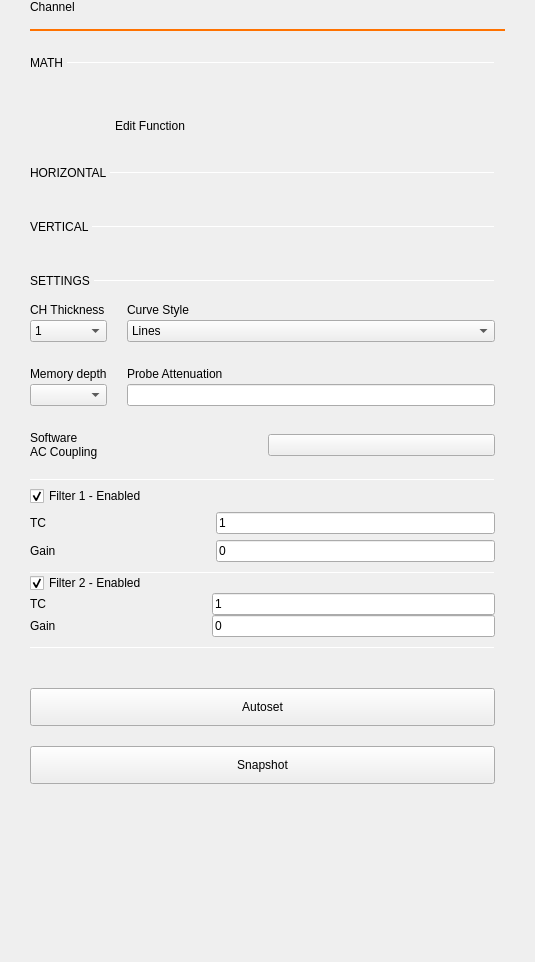
<?xml version="1.0" encoding="UTF-8"?>
<ui version="4.0">
 <class>ChannelSettings</class>
 <widget class="QWidget" name="ChannelSettings">
  <property name="geometry">
   <rect>
    <x>0</x>
    <y>0</y>
    <width>535</width>
    <height>962</height>
   </rect>
  </property>
  <property name="windowTitle">
   <string>Form</string>
  </property>
  <layout class="QVBoxLayout" name="vLayout">
   <property name="spacing">
    <number>0</number>
   </property>
   <property name="leftMargin">
    <number>30</number>
   </property>
   <property name="topMargin">
    <number>0</number>
   </property>
   <property name="rightMargin">
    <number>30</number>
   </property>
   <item>
    <widget class="QLabel" name="label_channelName">
     <property name="sizePolicy">
      <sizepolicy hsizetype="Fixed" vsizetype="Fixed">
       <horstretch>0</horstretch>
       <verstretch>0</verstretch>
      </sizepolicy>
     </property>
     <property name="text">
      <string>Channel</string>
     </property>
     <property name="menu_title_label" stdset="0">
      <bool>true</bool>
     </property>
    </widget>
   </item>
   <item>
    <spacer name="verticalSpacer">
     <property name="orientation">
      <enum>Qt::Vertical</enum>
     </property>
     <property name="sizeType">
      <enum>QSizePolicy::Fixed</enum>
     </property>
     <property name="sizeHint" stdset="0">
      <size>
       <width>0</width>
       <height>15</height>
      </size>
     </property>
    </spacer>
   </item>
   <item>
    <widget class="Line" name="line_channelColor">
     <property name="minimumSize">
      <size>
       <width>0</width>
       <height>2</height>
      </size>
     </property>
     <property name="maximumSize">
      <size>
       <width>16777215</width>
       <height>2</height>
      </size>
     </property>
     <property name="styleSheet">
      <string notr="true">border: 2px solid #ff7200;</string>
     </property>
     <property name="orientation">
      <enum>Qt::Horizontal</enum>
     </property>
    </widget>
   </item>
   <item>
    <widget class="QScrollArea" name="scrollArea">
     <property name="sizePolicy">
      <sizepolicy hsizetype="Expanding" vsizetype="Preferred">
       <horstretch>0</horstretch>
       <verstretch>0</verstretch>
      </sizepolicy>
     </property>
     <property name="frameShape">
      <enum>QFrame::NoFrame</enum>
     </property>
     <property name="horizontalScrollBarPolicy">
      <enum>Qt::ScrollBarAlwaysOff</enum>
     </property>
     <property name="widgetResizable">
      <bool>true</bool>
     </property>
     <widget class="QWidget" name="scrollAreaWidgetContents">
      <property name="geometry">
       <rect>
        <x>0</x>
        <y>0</y>
        <width>475</width>
        <height>919</height>
       </rect>
      </property>
      <property name="sizePolicy">
       <sizepolicy hsizetype="Expanding" vsizetype="Expanding">
        <horstretch>0</horstretch>
        <verstretch>0</verstretch>
       </sizepolicy>
      </property>
      <layout class="QVBoxLayout" name="verticalLayout">
       <property name="spacing">
        <number>0</number>
       </property>
       <property name="leftMargin">
        <number>0</number>
       </property>
       <property name="topMargin">
        <number>0</number>
       </property>
       <property name="rightMargin">
        <number>10</number>
       </property>
       <property name="bottomMargin">
        <number>0</number>
       </property>
       <item>
        <layout class="QVBoxLayout" name="math_settings_layout">
         <property name="spacing">
          <number>0</number>
         </property>
         <property name="bottomMargin">
          <number>0</number>
         </property>
         <item>
          <widget class="QWidget" name="math_settings_widget" native="true">
           <layout class="QVBoxLayout" name="verticalLayout_2" stretch="0,0,0">
            <property name="spacing">
             <number>6</number>
            </property>
            <property name="leftMargin">
             <number>0</number>
            </property>
            <property name="topMargin">
             <number>0</number>
            </property>
            <property name="rightMargin">
             <number>0</number>
            </property>
            <property name="bottomMargin">
             <number>0</number>
            </property>
            <item>
             <layout class="QGridLayout" name="gridLayout_2">
              <property name="leftMargin">
               <number>0</number>
              </property>
              <property name="topMargin">
               <number>0</number>
              </property>
              <property name="rightMargin">
               <number>0</number>
              </property>
              <property name="bottomMargin">
               <number>0</number>
              </property>
              <property name="horizontalSpacing">
               <number>0</number>
              </property>
              <item row="2" column="0" colspan="2">
               <spacer name="verticalSpacer_9">
                <property name="orientation">
                 <enum>Qt::Vertical</enum>
                </property>
                <property name="sizeType">
                 <enum>QSizePolicy::Fixed</enum>
                </property>
                <property name="sizeHint" stdset="0">
                 <size>
                  <width>0</width>
                  <height>15</height>
                 </size>
                </property>
               </spacer>
              </item>
              <item row="1" column="1">
               <widget class="Line" name="line_4">
                <property name="maximumSize">
                 <size>
                  <width>16777215</width>
                  <height>1</height>
                 </size>
                </property>
                <property name="orientation">
                 <enum>Qt::Horizontal</enum>
                </property>
                <property name="subsection_line" stdset="0">
                 <bool>true</bool>
                </property>
               </widget>
              </item>
              <item row="1" column="0">
               <widget class="QLabel" name="label">
                <property name="sizePolicy">
                 <sizepolicy hsizetype="Fixed" vsizetype="Fixed">
                  <horstretch>0</horstretch>
                  <verstretch>0</verstretch>
                 </sizepolicy>
                </property>
                <property name="text">
                 <string>MATH </string>
                </property>
                <property name="subsection_label" stdset="0">
                 <bool>true</bool>
                </property>
               </widget>
              </item>
              <item row="0" column="0" colspan="2">
               <spacer name="verticalSpacer_3">
                <property name="orientation">
                 <enum>Qt::Vertical</enum>
                </property>
                <property name="sizeType">
                 <enum>QSizePolicy::Fixed</enum>
                </property>
                <property name="sizeHint" stdset="0">
                 <size>
                  <width>0</width>
                  <height>25</height>
                 </size>
                </property>
               </spacer>
              </item>
             </layout>
            </item>
            <item>
             <layout class="QHBoxLayout" name="horizontalLayout_2">
              <property name="spacing">
               <number>0</number>
              </property>
              <property name="leftMargin">
               <number>0</number>
              </property>
              <property name="topMargin">
               <number>0</number>
              </property>
              <property name="rightMargin">
               <number>0</number>
              </property>
              <item>
               <spacer name="horizontalSpacer">
                <property name="orientation">
                 <enum>Qt::Horizontal</enum>
                </property>
                <property name="sizeHint" stdset="0">
                 <size>
                  <width>40</width>
                  <height>0</height>
                 </size>
                </property>
               </spacer>
              </item>
              <item>
               <widget class="QLabel" name="function_2">
                <property name="styleSheet">
                 <string notr="true"/>
                </property>
                <property name="text">
                 <string/>
                </property>
               </widget>
              </item>
              <item>
               <spacer name="horizontalSpacer_2">
                <property name="orientation">
                 <enum>Qt::Horizontal</enum>
                </property>
                <property name="sizeHint" stdset="0">
                 <size>
                  <width>40</width>
                  <height>0</height>
                 </size>
                </property>
               </spacer>
              </item>
             </layout>
            </item>
            <item>
             <widget class="QPushButton" name="btnEditMath">
              <property name="minimumSize">
               <size>
                <width>240</width>
                <height>30</height>
               </size>
              </property>
              <property name="maximumSize">
               <size>
                <width>240</width>
                <height>30</height>
               </size>
              </property>
              <property name="styleSheet">
               <string notr="true">QPushButton{
  min-height: 30px;
  max-height: 30px;
  min-width: 240px;
  max-width: 240px;

  border: 0px;
}</string>
              </property>
              <property name="text">
               <string>Edit Function</string>
              </property>
              <property name="checkable">
               <bool>true</bool>
              </property>
              <property name="blue_button" stdset="0">
               <bool>true</bool>
              </property>
             </widget>
            </item>
           </layout>
          </widget>
         </item>
        </layout>
       </item>
       <item>
        <layout class="QVBoxLayout" name="horizontal">
         <property name="spacing">
          <number>10</number>
         </property>
         <property name="topMargin">
          <number>0</number>
         </property>
         <item>
          <layout class="QGridLayout" name="gridLayout_3">
           <property name="leftMargin">
            <number>0</number>
           </property>
           <property name="topMargin">
            <number>0</number>
           </property>
           <property name="rightMargin">
            <number>0</number>
           </property>
           <property name="bottomMargin">
            <number>0</number>
           </property>
           <property name="horizontalSpacing">
            <number>0</number>
           </property>
           <item row="0" column="0" colspan="2">
            <spacer name="verticalSpacer_10">
             <property name="orientation">
              <enum>Qt::Vertical</enum>
             </property>
             <property name="sizeType">
              <enum>QSizePolicy::Fixed</enum>
             </property>
             <property name="sizeHint" stdset="0">
              <size>
               <width>0</width>
               <height>25</height>
              </size>
             </property>
            </spacer>
           </item>
           <item row="1" column="0">
            <widget class="QLabel" name="label_10">
             <property name="sizePolicy">
              <sizepolicy hsizetype="Fixed" vsizetype="Fixed">
               <horstretch>0</horstretch>
               <verstretch>0</verstretch>
              </sizepolicy>
             </property>
             <property name="text">
              <string>HORIZONTAL </string>
             </property>
             <property name="subsection_label" stdset="0">
              <bool>true</bool>
             </property>
            </widget>
           </item>
           <item row="1" column="1">
            <widget class="Line" name="line_2">
             <property name="minimumSize">
              <size>
               <width>0</width>
               <height>1</height>
              </size>
             </property>
             <property name="maximumSize">
              <size>
               <width>16777215</width>
               <height>1</height>
              </size>
             </property>
             <property name="orientation">
              <enum>Qt::Horizontal</enum>
             </property>
             <property name="subsection_line" stdset="0">
              <bool>true</bool>
             </property>
            </widget>
           </item>
           <item row="2" column="0" colspan="2">
            <spacer name="verticalSpacer_11">
             <property name="orientation">
              <enum>Qt::Vertical</enum>
             </property>
             <property name="sizeType">
              <enum>QSizePolicy::Fixed</enum>
             </property>
             <property name="sizeHint" stdset="0">
              <size>
               <width>0</width>
               <height>15</height>
              </size>
             </property>
            </spacer>
           </item>
          </layout>
         </item>
        </layout>
       </item>
       <item>
        <layout class="QVBoxLayout" name="vertical">
         <property name="spacing">
          <number>10</number>
         </property>
         <property name="topMargin">
          <number>0</number>
         </property>
         <item>
          <layout class="QGridLayout" name="gridLayout_4">
           <property name="leftMargin">
            <number>0</number>
           </property>
           <property name="topMargin">
            <number>0</number>
           </property>
           <property name="rightMargin">
            <number>0</number>
           </property>
           <property name="bottomMargin">
            <number>0</number>
           </property>
           <property name="horizontalSpacing">
            <number>0</number>
           </property>
           <item row="2" column="1">
            <widget class="Line" name="line">
             <property name="minimumSize">
              <size>
               <width>0</width>
               <height>1</height>
              </size>
             </property>
             <property name="maximumSize">
              <size>
               <width>16777215</width>
               <height>1</height>
              </size>
             </property>
             <property name="orientation">
              <enum>Qt::Horizontal</enum>
             </property>
             <property name="subsection_line" stdset="0">
              <bool>true</bool>
             </property>
            </widget>
           </item>
           <item row="2" column="0">
            <widget class="QLabel" name="label_9">
             <property name="sizePolicy">
              <sizepolicy hsizetype="Fixed" vsizetype="Fixed">
               <horstretch>0</horstretch>
               <verstretch>0</verstretch>
              </sizepolicy>
             </property>
             <property name="text">
              <string>VERTICAL </string>
             </property>
             <property name="subsection_label" stdset="0">
              <bool>true</bool>
             </property>
            </widget>
           </item>
           <item row="0" column="0" colspan="2">
            <spacer name="verticalSpacer_5">
             <property name="orientation">
              <enum>Qt::Vertical</enum>
             </property>
             <property name="sizeType">
              <enum>QSizePolicy::Fixed</enum>
             </property>
             <property name="sizeHint" stdset="0">
              <size>
               <width>0</width>
               <height>25</height>
              </size>
             </property>
            </spacer>
           </item>
           <item row="3" column="0" colspan="2">
            <spacer name="verticalSpacer_12">
             <property name="orientation">
              <enum>Qt::Vertical</enum>
             </property>
             <property name="sizeType">
              <enum>QSizePolicy::Fixed</enum>
             </property>
             <property name="sizeHint" stdset="0">
              <size>
               <width>0</width>
               <height>15</height>
              </size>
             </property>
            </spacer>
           </item>
          </layout>
         </item>
        </layout>
       </item>
       <item>
        <layout class="QVBoxLayout" name="settings">
         <property name="spacing">
          <number>10</number>
         </property>
         <item>
          <layout class="QGridLayout" name="gridLayout_5">
           <property name="leftMargin">
            <number>0</number>
           </property>
           <property name="topMargin">
            <number>0</number>
           </property>
           <property name="rightMargin">
            <number>0</number>
           </property>
           <property name="bottomMargin">
            <number>0</number>
           </property>
           <property name="horizontalSpacing">
            <number>0</number>
           </property>
           <item row="0" column="0" colspan="2">
            <spacer name="verticalSpacer_4">
             <property name="orientation">
              <enum>Qt::Vertical</enum>
             </property>
             <property name="sizeType">
              <enum>QSizePolicy::Fixed</enum>
             </property>
             <property name="sizeHint" stdset="0">
              <size>
               <width>0</width>
               <height>25</height>
              </size>
             </property>
            </spacer>
           </item>
           <item row="1" column="0">
            <widget class="QLabel" name="label_8">
             <property name="sizePolicy">
              <sizepolicy hsizetype="Fixed" vsizetype="Fixed">
               <horstretch>0</horstretch>
               <verstretch>0</verstretch>
              </sizepolicy>
             </property>
             <property name="text">
              <string>SETTINGS </string>
             </property>
             <property name="subsection_label" stdset="0">
              <bool>true</bool>
             </property>
            </widget>
           </item>
           <item row="1" column="1">
            <widget class="Line" name="line_3">
             <property name="minimumSize">
              <size>
               <width>0</width>
               <height>1</height>
              </size>
             </property>
             <property name="maximumSize">
              <size>
               <width>16777215</width>
               <height>1</height>
              </size>
             </property>
             <property name="orientation">
              <enum>Qt::Horizontal</enum>
             </property>
             <property name="subsection_line" stdset="0">
              <bool>true</bool>
             </property>
            </widget>
           </item>
           <item row="2" column="0" colspan="2">
            <spacer name="verticalSpacer_13">
             <property name="orientation">
              <enum>Qt::Vertical</enum>
             </property>
             <property name="sizeType">
              <enum>QSizePolicy::Fixed</enum>
             </property>
             <property name="sizeHint" stdset="0">
              <size>
               <width>0</width>
               <height>15</height>
              </size>
             </property>
            </spacer>
           </item>
          </layout>
         </item>
        </layout>
       </item>
       <item>
        <layout class="QGridLayout" name="gridLayout">
         <property name="topMargin">
          <number>0</number>
         </property>
         <property name="bottomMargin">
          <number>15</number>
         </property>
         <property name="horizontalSpacing">
          <number>20</number>
         </property>
         <property name="verticalSpacing">
          <number>15</number>
         </property>
         <item row="0" column="0">
          <layout class="QVBoxLayout" name="thicknessLayout">
           <property name="spacing">
            <number>3</number>
           </property>
           <property name="topMargin">
            <number>0</number>
           </property>
           <property name="bottomMargin">
            <number>10</number>
           </property>
           <item>
            <widget class="QLabel" name="lblLineWidth">
             <property name="text">
              <string>CH Thickness</string>
             </property>
            </widget>
           </item>
           <item>
            <widget class="QComboBox" name="cmbChnLineWidth">
             <property name="currentIndex">
              <number>1</number>
             </property>
             <item>
              <property name="text">
               <string>0.5</string>
              </property>
             </item>
             <item>
              <property name="text">
               <string>1</string>
              </property>
             </item>
             <item>
              <property name="text">
               <string>1.5</string>
              </property>
             </item>
             <item>
              <property name="text">
               <string>2</string>
              </property>
             </item>
             <item>
              <property name="text">
               <string>2.5</string>
              </property>
             </item>
             <item>
              <property name="text">
               <string>3</string>
              </property>
             </item>
             <item>
              <property name="text">
               <string>3.5</string>
              </property>
             </item>
             <item>
              <property name="text">
               <string>4</string>
              </property>
             </item>
             <item>
              <property name="text">
               <string>4.5</string>
              </property>
             </item>
             <item>
              <property name="text">
               <string>5</string>
              </property>
             </item>
            </widget>
           </item>
          </layout>
         </item>
         <item row="1" column="0">
          <layout class="QVBoxLayout" name="memDepthLayout">
           <property name="spacing">
            <number>3</number>
           </property>
           <property name="topMargin">
            <number>0</number>
           </property>
           <property name="bottomMargin">
            <number>10</number>
           </property>
           <item>
            <widget class="QLabel" name="label_3">
             <property name="text">
              <string>Memory depth</string>
             </property>
            </widget>
           </item>
           <item>
            <widget class="QComboBox" name="cmbMemoryDepth"/>
           </item>
          </layout>
         </item>
         <item row="0" column="1">
          <layout class="QVBoxLayout" name="verticalLayout_3">
           <property name="spacing">
            <number>3</number>
           </property>
           <property name="bottomMargin">
            <number>10</number>
           </property>
           <item>
            <widget class="QLabel" name="label_4">
             <property name="text">
              <string>Curve Style</string>
             </property>
            </widget>
           </item>
           <item>
            <widget class="QComboBox" name="lineStyle">
             <item>
              <property name="text">
               <string>Lines</string>
              </property>
             </item>
             <item>
              <property name="text">
               <string>Dots</string>
              </property>
             </item>
             <item>
              <property name="text">
               <string>Steps</string>
              </property>
             </item>
             <item>
              <property name="text">
               <string>Sticks</string>
              </property>
             </item>
             <item>
              <property name="text">
               <string>Smooth</string>
              </property>
             </item>
            </widget>
           </item>
          </layout>
         </item>
         <item row="1" column="1">
          <widget class="QWidget" name="probeWidget" native="true">
           <layout class="QHBoxLayout" name="horizontalLayout">
            <property name="spacing">
             <number>0</number>
            </property>
            <property name="leftMargin">
             <number>0</number>
            </property>
            <property name="topMargin">
             <number>0</number>
            </property>
            <property name="rightMargin">
             <number>0</number>
            </property>
            <property name="bottomMargin">
             <number>0</number>
            </property>
            <item>
             <layout class="QVBoxLayout" name="probeLayout">
              <property name="spacing">
               <number>3</number>
              </property>
              <property name="topMargin">
               <number>0</number>
              </property>
              <property name="bottomMargin">
               <number>10</number>
              </property>
              <item>
               <widget class="QLabel" name="probe_label">
                <property name="text">
                 <string>Probe Attenuation</string>
                </property>
               </widget>
              </item>
              <item>
               <widget class="QLineEdit" name="probe_attenuation_value"/>
              </item>
             </layout>
            </item>
           </layout>
          </widget>
         </item>
        </layout>
       </item>
       <item>
        <widget class="QWidget" name="wCoupling" native="true">
         <property name="minimumSize">
          <size>
           <width>0</width>
           <height>0</height>
          </size>
         </property>
         <layout class="QHBoxLayout" name="horizontalLayout_3">
          <property name="spacing">
           <number>10</number>
          </property>
          <property name="leftMargin">
           <number>0</number>
          </property>
          <property name="topMargin">
           <number>0</number>
          </property>
          <property name="rightMargin">
           <number>0</number>
          </property>
          <property name="bottomMargin">
           <number>20</number>
          </property>
          <item>
           <widget class="QLabel" name="label_2">
            <property name="text">
             <string>Software 
AC Coupling</string>
            </property>
            <property name="alignment">
             <set>Qt::AlignLeading|Qt::AlignLeft|Qt::AlignVCenter</set>
            </property>
           </widget>
          </item>
          <item>
           <widget class="adiscope::CustomSwitch" name="btnCoupled">
            <property name="text">
             <string/>
            </property>
            <property name="checkable">
             <bool>true</bool>
            </property>
           </widget>
          </item>
         </layout>
        </widget>
       </item>
       <item>
        <widget class="QWidget" name="filter1" native="true">
         <property name="styleSheet">
          <string notr="true"/>
         </property>
         <layout class="QVBoxLayout" name="verticalLayout_5">
          <property name="leftMargin">
           <number>0</number>
          </property>
          <property name="topMargin">
           <number>0</number>
          </property>
          <property name="rightMargin">
           <number>0</number>
          </property>
          <property name="bottomMargin">
           <number>0</number>
          </property>
          <item>
           <widget class="Line" name="line_5">
            <property name="minimumSize">
             <size>
              <width>0</width>
              <height>1</height>
             </size>
            </property>
            <property name="maximumSize">
             <size>
              <width>16777215</width>
              <height>1</height>
             </size>
            </property>
            <property name="orientation">
             <enum>Qt::Horizontal</enum>
            </property>
            <property name="subsection_line" stdset="0">
             <bool>true</bool>
            </property>
           </widget>
          </item>
          <item>
           <widget class="QCheckBox" name="filter_en">
            <property name="text">
             <string>Filter 1 - Enabled</string>
            </property>
            <property name="checked">
             <bool>true</bool>
            </property>
           </widget>
          </item>
          <item>
           <layout class="QHBoxLayout" name="horizontalLayout_5">
            <property name="topMargin">
             <number>0</number>
            </property>
            <item>
             <widget class="QLabel" name="label_6">
              <property name="sizePolicy">
               <sizepolicy hsizetype="Preferred" vsizetype="Preferred">
                <horstretch>1</horstretch>
                <verstretch>0</verstretch>
               </sizepolicy>
              </property>
              <property name="text">
               <string>TC</string>
              </property>
             </widget>
            </item>
            <item>
             <spacer name="horizontalSpacer_4">
              <property name="orientation">
               <enum>Qt::Horizontal</enum>
              </property>
              <property name="sizeHint" stdset="0">
               <size>
                <width>40</width>
                <height>20</height>
               </size>
              </property>
             </spacer>
            </item>
            <item>
             <widget class="QLineEdit" name="filter_TC">
              <property name="sizePolicy">
               <sizepolicy hsizetype="Expanding" vsizetype="Fixed">
                <horstretch>2</horstretch>
                <verstretch>0</verstretch>
               </sizepolicy>
              </property>
              <property name="text">
               <string>1</string>
              </property>
             </widget>
            </item>
           </layout>
          </item>
          <item>
           <layout class="QHBoxLayout" name="horizontalLayout_6">
            <property name="topMargin">
             <number>0</number>
            </property>
            <item>
             <widget class="QLabel" name="label_7">
              <property name="sizePolicy">
               <sizepolicy hsizetype="Preferred" vsizetype="Preferred">
                <horstretch>1</horstretch>
                <verstretch>0</verstretch>
               </sizepolicy>
              </property>
              <property name="text">
               <string>Gain</string>
              </property>
             </widget>
            </item>
            <item>
             <spacer name="horizontalSpacer_3">
              <property name="orientation">
               <enum>Qt::Horizontal</enum>
              </property>
              <property name="sizeHint" stdset="0">
               <size>
                <width>40</width>
                <height>20</height>
               </size>
              </property>
             </spacer>
            </item>
            <item>
             <widget class="QLineEdit" name="filter_gain">
              <property name="sizePolicy">
               <sizepolicy hsizetype="Expanding" vsizetype="Fixed">
                <horstretch>2</horstretch>
                <verstretch>0</verstretch>
               </sizepolicy>
              </property>
              <property name="text">
               <string>0</string>
              </property>
             </widget>
            </item>
           </layout>
          </item>
         </layout>
        </widget>
       </item>
       <item>
        <widget class="QWidget" name="filter2" native="true">
         <property name="styleSheet">
          <string notr="true"/>
         </property>
         <layout class="QVBoxLayout" name="verticalLayout_6">
          <property name="spacing">
           <number>0</number>
          </property>
          <property name="leftMargin">
           <number>0</number>
          </property>
          <property name="topMargin">
           <number>10</number>
          </property>
          <property name="rightMargin">
           <number>0</number>
          </property>
          <property name="bottomMargin">
           <number>0</number>
          </property>
          <item>
           <widget class="Line" name="line_6">
            <property name="minimumSize">
             <size>
              <width>0</width>
              <height>1</height>
             </size>
            </property>
            <property name="maximumSize">
             <size>
              <width>16777215</width>
              <height>1</height>
             </size>
            </property>
            <property name="orientation">
             <enum>Qt::Horizontal</enum>
            </property>
            <property name="subsection_line" stdset="0">
             <bool>true</bool>
            </property>
           </widget>
          </item>
          <item>
           <widget class="QCheckBox" name="filter2_en">
            <property name="styleSheet">
             <string notr="true"/>
            </property>
            <property name="text">
             <string>Filter 2 - Enabled</string>
            </property>
            <property name="checked">
             <bool>true</bool>
            </property>
           </widget>
          </item>
          <item>
           <layout class="QHBoxLayout" name="horizontalLayout_7">
            <property name="topMargin">
             <number>0</number>
            </property>
            <item>
             <widget class="QLabel" name="label_11">
              <property name="sizePolicy">
               <sizepolicy hsizetype="Preferred" vsizetype="Preferred">
                <horstretch>1</horstretch>
                <verstretch>0</verstretch>
               </sizepolicy>
              </property>
              <property name="text">
               <string>TC</string>
              </property>
             </widget>
            </item>
            <item>
             <spacer name="horizontalSpacer_5">
              <property name="orientation">
               <enum>Qt::Horizontal</enum>
              </property>
              <property name="sizeHint" stdset="0">
               <size>
                <width>40</width>
                <height>20</height>
               </size>
              </property>
             </spacer>
            </item>
            <item>
             <widget class="QLineEdit" name="filter2_TC">
              <property name="sizePolicy">
               <sizepolicy hsizetype="Expanding" vsizetype="Fixed">
                <horstretch>2</horstretch>
                <verstretch>0</verstretch>
               </sizepolicy>
              </property>
              <property name="text">
               <string>1</string>
              </property>
             </widget>
            </item>
           </layout>
          </item>
          <item>
           <layout class="QHBoxLayout" name="horizontalLayout_8">
            <property name="topMargin">
             <number>0</number>
            </property>
            <property name="bottomMargin">
             <number>10</number>
            </property>
            <item>
             <widget class="QLabel" name="label_12">
              <property name="sizePolicy">
               <sizepolicy hsizetype="Preferred" vsizetype="Preferred">
                <horstretch>1</horstretch>
                <verstretch>0</verstretch>
               </sizepolicy>
              </property>
              <property name="text">
               <string>Gain</string>
              </property>
             </widget>
            </item>
            <item>
             <spacer name="horizontalSpacer_6">
              <property name="orientation">
               <enum>Qt::Horizontal</enum>
              </property>
              <property name="sizeHint" stdset="0">
               <size>
                <width>40</width>
                <height>20</height>
               </size>
              </property>
             </spacer>
            </item>
            <item>
             <widget class="QLineEdit" name="filter2_gain">
              <property name="sizePolicy">
               <sizepolicy hsizetype="Expanding" vsizetype="Fixed">
                <horstretch>2</horstretch>
                <verstretch>0</verstretch>
               </sizepolicy>
              </property>
              <property name="text">
               <string>0</string>
              </property>
             </widget>
            </item>
           </layout>
          </item>
          <item>
           <widget class="Line" name="line_7">
            <property name="minimumSize">
             <size>
              <width>0</width>
              <height>1</height>
             </size>
            </property>
            <property name="maximumSize">
             <size>
              <width>16777215</width>
              <height>1</height>
             </size>
            </property>
            <property name="orientation">
             <enum>Qt::Horizontal</enum>
            </property>
            <property name="subsection_line" stdset="0">
             <bool>true</bool>
            </property>
           </widget>
          </item>
         </layout>
        </widget>
       </item>
       <item>
        <spacer name="verticalSpacer_6">
         <property name="orientation">
          <enum>Qt::Vertical</enum>
         </property>
         <property name="sizeType">
          <enum>QSizePolicy::Fixed</enum>
         </property>
         <property name="sizeHint" stdset="0">
          <size>
           <width>20</width>
           <height>40</height>
          </size>
         </property>
        </spacer>
       </item>
       <item>
        <widget class="QPushButton" name="btnAutoset">
         <property name="enabled">
          <bool>true</bool>
         </property>
         <property name="styleSheet">
          <string notr="true">QPushButton{
  width: 175px;
  height: 30px;

  font-weight: normal;
  font-style: normal;
  text-align: center;
}</string>
         </property>
         <property name="text">
          <string>Autoset</string>
         </property>
         <property name="blue_button" stdset="0">
          <bool>true</bool>
         </property>
        </widget>
       </item>
       <item>
        <spacer name="verticalSpacer_9">
         <property name="orientation">
          <enum>Qt::Vertical</enum>
         </property>
         <property name="sizeType">
          <enum>QSizePolicy::Fixed</enum>
         </property>
         <property name="sizeHint" stdset="0">
          <size>
           <width>20</width>
           <height>20</height>
          </size>
         </property>
        </spacer>
       </item>
       <item>
        <widget class="QPushButton" name="snapshotBtn">
         <property name="styleSheet">
          <string notr="true">QPushButton{
  width: 175px;
  height: 30px;

  font-weight: normal;
  font-style: normal;
  text-align: center;
}</string>
         </property>
         <property name="text">
          <string>Snapshot</string>
         </property>
         <property name="blue_button" stdset="0">
          <bool>true</bool>
         </property>
        </widget>
       </item>
       <item>
        <spacer name="verticalSpacer_2">
         <property name="orientation">
          <enum>Qt::Vertical</enum>
         </property>
         <property name="sizeHint" stdset="0">
          <size>
           <width>20</width>
           <height>40</height>
          </size>
         </property>
        </spacer>
       </item>
      </layout>
     </widget>
    </widget>
   </item>
  </layout>
 </widget>
 <customwidgets>
  <customwidget>
   <class>adiscope::CustomSwitch</class>
   <extends>QPushButton</extends>
   <header>gui/customSwitch.hpp</header>
  </customwidget>
 </customwidgets>
 <resources/>
 <connections/>
</ui>
